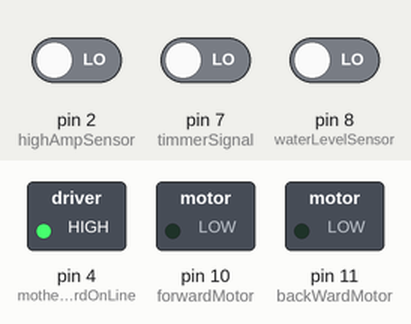
This sketch was run on a simulated Arduino Uno, built with avr-gcc and run on an emulated ATmega328P. Shown: switched loads named in the sketch (green lamp = pin HIGH). Inputs (shaded band) come from the test bench; at power-on: pin 7 (timmerSignal) LOW, pin 2 (highAmpSensor) LOW, pin 8 (waterLevelSensor) LOW.

Above: at 1.2 s.
1.3 s: pin 7 (timmerSignal) driven HIGH
At 2.0 s:
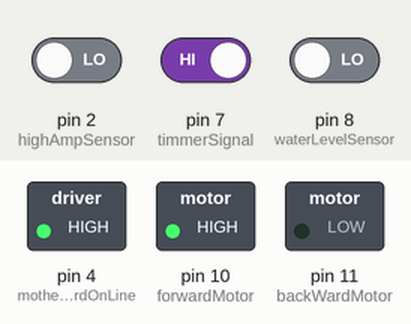
At 12.0 s:
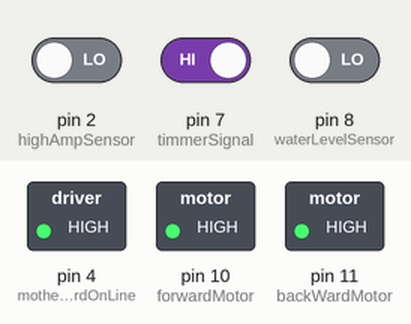
Timing chart, 0 to 12.8 s (numbered marks = the images above; inputs shaded):
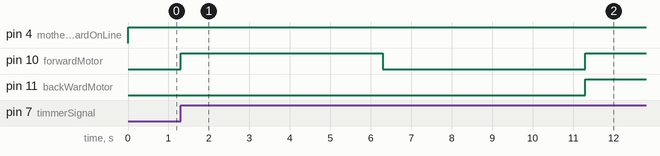

Measured:
- after the input at 1.3 s, pin 10 (forwardMotor): LOW → HIGH at once, → LOW 5.0 s later, → HIGH 5.0 s later; pin 11 (backWardMotor): LOW → HIGH after 10.0 s

The sketch:

motorControl.ino
```cpp
//OUTPUTS
int backWardMotor = 11;
int forwardMotor = 10;
int motherBoardOnLine = 4;

///INPUTS
int timmerSignal = 7;
int waterLevelSensor = 8;
int highAmpSensor = 2;


///REFERENCES VALUES
int timeOpenning = 5000;
int timeClosing = 5500;
int irrigationTime = 5000;
int closingSpeed = 500;

void setup() {
  // put your setup code here, to run once:
  Serial.begin(9600);

  pinMode(forwardMotor,OUTPUT);
  pinMode(backWardMotor,OUTPUT);
  pinMode(motherBoardOnLine,OUTPUT);
  attachInterrupt(digitalPinToInterrupt(highAmpSensor), HighAmpResponse, RISING);


}

void loop() {
  int timmerStatus = digitalRead(timmerSignal);
  int waterLevelStatus = digitalRead(waterLevelSensor);
  int highAmpStatus = digitalRead(highAmpSensor);

  digitalWrite(motherBoardOnLine, HIGH);
  // digitalWrite(motherBoardOnLine, LOW);

  if(timmerStatus == HIGH){

    digitalWrite(forwardMotor,HIGH);
    delay(timeOpenning);
    digitalWrite(forwardMotor,LOW);
    delay(irrigationTime);
    digitalWrite(backWardMotor,HIGH);

  }

  if(waterLevelStatus == HIGH){
    analogWrite(backWardMotor,closingSpeed);
    delay(timeClosing);

  }

}

void HighAmpResponse(){
  digitalWrite(backWardMotor,LOW);

}
```
